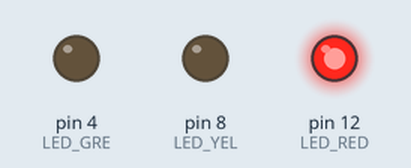
Bench run of a sketch on a simulated Arduino Uno, built with avr-gcc and run on an emulated ATmega328P. Shown: output pins drawn as LEDs (lit = HIGH).

Above: at 0.1 s.
At 1.3 s:
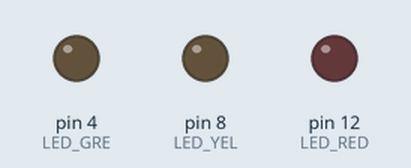
At 2.2 s:
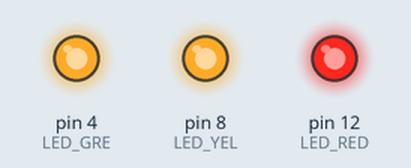
At 3.7 s:
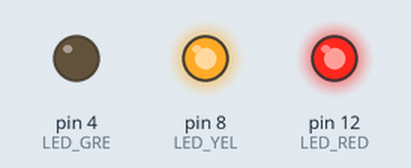
Timing chart, 0 to 4.0 s (numbered marks = the images above):
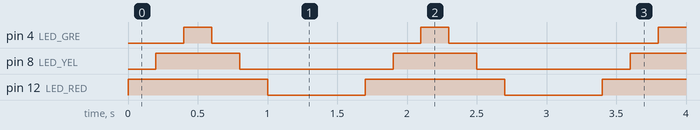

Measured:
- by itself, pin 4 (LED_GRE): alternates HIGH for 0.20 s and LOW for 1.5 s
- by itself, pin 8 (LED_YEL): alternates HIGH for 0.60 s and LOW for 1.1 s
- by itself, pin 12 (LED_RED): alternates HIGH for 1.0 s and LOW for 0.70 s

The sketch:

led_semaforo041.ino
```cpp
//definindo o led
int LED_RED = 12;
int LED_YEL = 8;
int LED_GRE = 4;

void setup() {
  pinMode(LED_RED, OUTPUT);
  pinMode(LED_YEL, OUTPUT);
  pinMode(LED_GRE, OUTPUT);
}

void loop() {
  //liga todos
  digitalWrite (LED_RED, HIGH); //liga o LED
  delay (200);  //espera 0,2 segundo (200 milissegundos)
  digitalWrite (LED_YEL, HIGH); //liga o LED
  delay (200);  //espera 0,2 segundo (200 milissegundos)
  digitalWrite (LED_GRE, HIGH); //liga o LED
  delay (200);  //espera 0,2 segundo (200 milissegundos)
  //desliga todos
  digitalWrite (LED_GRE, LOW); //desliga o LED
  delay (200);  //espera 0,2 segundo (200 milissegundos)
  digitalWrite (LED_YEL, LOW); //desliga o LED
  delay (200);  //espera 0,2 segundo (200 milissegundos)
  digitalWrite (LED_RED, LOW); //desliga o LED
  delay (200);  //espera 0,2 segundo (200 milissegundos)
  delay(500); //para separar melhor as sequencias (visivelmente)
}
```
